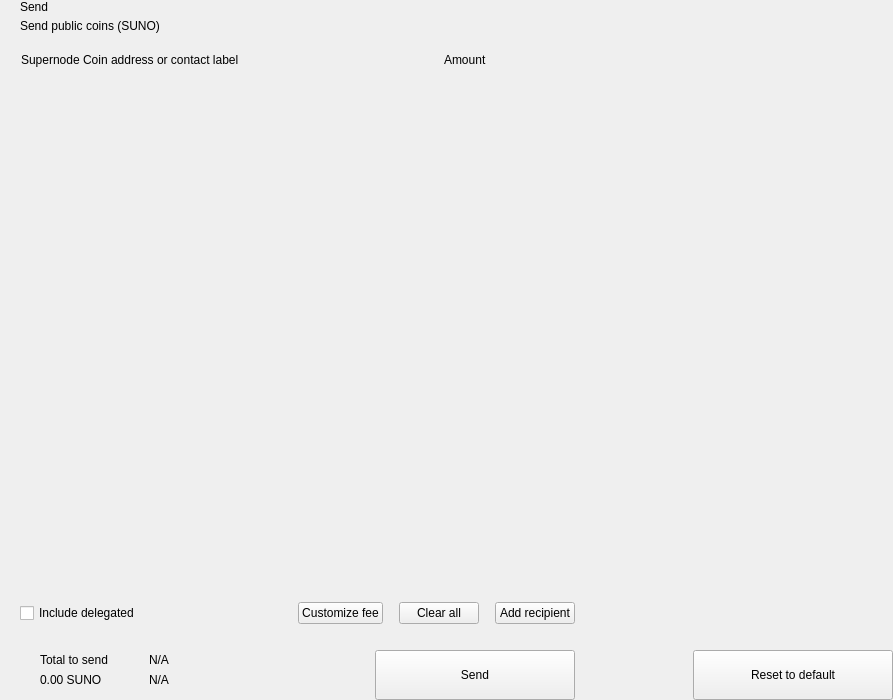
<?xml version="1.0" encoding="UTF-8"?>
<ui version="4.0">
 <class>send</class>
 <widget class="QWidget" name="send">
  <property name="geometry">
   <rect>
    <x>0</x>
    <y>0</y>
    <width>893</width>
    <height>700</height>
   </rect>
  </property>
  <property name="windowTitle">
   <string>Form</string>
  </property>
  <layout class="QHBoxLayout" name="horizontalLayout_2" stretch="2,1">
   <property name="spacing">
    <number>0</number>
   </property>
   <property name="leftMargin">
    <number>0</number>
   </property>
   <property name="topMargin">
    <number>0</number>
   </property>
   <property name="rightMargin">
    <number>0</number>
   </property>
   <property name="bottomMargin">
    <number>0</number>
   </property>
   <item>
    <widget class="QWidget" name="left" native="true">
     <layout class="QVBoxLayout" name="verticalLayout_3">
      <property name="spacing">
       <number>0</number>
      </property>
      <property name="leftMargin">
       <number>0</number>
      </property>
      <property name="topMargin">
       <number>0</number>
      </property>
      <property name="rightMargin">
       <number>0</number>
      </property>
      <property name="bottomMargin">
       <number>0</number>
      </property>
      <item>
       <layout class="QVBoxLayout" name="verticalLayout_22" stretch="0,0,0,1,0,0,0,0">
        <property name="spacing">
         <number>0</number>
        </property>
        <item>
         <layout class="QHBoxLayout" name="horizontalLayout_3">
          <property name="spacing">
           <number>0</number>
          </property>
          <property name="leftMargin">
           <number>20</number>
          </property>
          <property name="rightMargin">
           <number>20</number>
          </property>
          <item>
           <layout class="QVBoxLayout" name="verticalLayout">
            <property name="spacing">
             <number>5</number>
            </property>
            <item>
             <widget class="QLabel" name="labelTitle">
              <property name="text">
               <string>Send</string>
              </property>
              <property name="alignment">
               <set>Qt::AlignLeading|Qt::AlignLeft|Qt::AlignVCenter</set>
              </property>
             </widget>
            </item>
            <item>
             <widget class="QLabel" name="labelSubtitle1">
              <property name="text">
               <string>Send public coins (SUNO)</string>
              </property>
             </widget>
            </item>
           </layout>
          </item>
          <item>
           <spacer name="horizontalSpacer">
            <property name="orientation">
             <enum>Qt::Horizontal</enum>
            </property>
            <property name="sizeHint" stdset="0">
             <size>
              <width>40</width>
              <height>20</height>
             </size>
            </property>
           </spacer>
          </item>
         </layout>
        </item>
        <item>
         <spacer name="verticalSpacer_2">
          <property name="orientation">
           <enum>Qt::Vertical</enum>
          </property>
          <property name="sizeType">
           <enum>QSizePolicy::Fixed</enum>
          </property>
          <property name="sizeHint" stdset="0">
           <size>
            <width>20</width>
            <height>20</height>
           </size>
          </property>
         </spacer>
        </item>
        <item>
         <layout class="QHBoxLayout" name="horizontalLayout" stretch="6,0,2">
          <property name="spacing">
           <number>0</number>
          </property>
          <property name="leftMargin">
           <number>10</number>
          </property>
          <property name="topMargin">
           <number>0</number>
          </property>
          <property name="rightMargin">
           <number>20</number>
          </property>
          <property name="bottomMargin">
           <number>0</number>
          </property>
          <item>
           <widget class="QLabel" name="labelSubtitleAddress">
            <property name="styleSheet">
             <string notr="true">margin-left:8px;</string>
            </property>
            <property name="text">
             <string>Supernode Coin address or contact label</string>
            </property>
           </widget>
          </item>
          <item>
           <spacer name="horizontalSpacer_3">
            <property name="orientation">
             <enum>Qt::Horizontal</enum>
            </property>
            <property name="sizeType">
             <enum>QSizePolicy::Fixed</enum>
            </property>
            <property name="sizeHint" stdset="0">
             <size>
              <width>40</width>
              <height>1</height>
             </size>
            </property>
           </spacer>
          </item>
          <item>
           <widget class="QLabel" name="labelSubtitleAmount">
            <property name="text">
             <string>Amount</string>
            </property>
           </widget>
          </item>
         </layout>
        </item>
        <item>
         <widget class="QScrollArea" name="scrollArea">
          <property name="minimumSize">
           <size>
            <width>0</width>
            <height>350</height>
           </size>
          </property>
          <property name="styleSheet">
           <string notr="true">#scrollArea {
            background:transparent;
            margin-top:10px;
}</string>
          </property>
          <property name="horizontalScrollBarPolicy">
           <enum>Qt::ScrollBarAlwaysOff</enum>
          </property>
          <property name="sizeAdjustPolicy">
           <enum>QAbstractScrollArea::AdjustIgnored</enum>
          </property>
          <property name="widgetResizable">
           <bool>true</bool>
          </property>
          <property name="alignment">
           <set>Qt::AlignLeading|Qt::AlignLeft|Qt::AlignTop</set>
          </property>
          <widget class="QWidget" name="scrollAreaWidgetContents">
           <property name="geometry">
            <rect>
             <x>0</x>
             <y>0</y>
             <width>591</width>
             <height>16</height>
            </rect>
           </property>
           <property name="sizePolicy">
            <sizepolicy hsizetype="Preferred" vsizetype="Maximum">
             <horstretch>0</horstretch>
             <verstretch>0</verstretch>
            </sizepolicy>
           </property>
           <property name="autoFillBackground">
            <bool>false</bool>
           </property>
           <property name="styleSheet">
            <string notr="true">#scrollAreaWidgetContents {
             background:transparent;
             }</string>
           </property>
           <layout class="QVBoxLayout" name="verticalLayout_7">
            <property name="spacing">
             <number>0</number>
            </property>
            <property name="sizeConstraint">
             <enum>QLayout::SetDefaultConstraint</enum>
            </property>
            <property name="leftMargin">
             <number>0</number>
            </property>
            <property name="topMargin">
             <number>0</number>
            </property>
            <property name="rightMargin">
             <number>0</number>
            </property>
            <property name="bottomMargin">
             <number>0</number>
            </property>
           </layout>
          </widget>
         </widget>
        </item>
        <item>
         <spacer name="verticalSpacer_4">
          <property name="orientation">
           <enum>Qt::Vertical</enum>
          </property>
          <property name="sizeType">
           <enum>QSizePolicy::Fixed</enum>
          </property>
          <property name="sizeHint" stdset="0">
           <size>
            <width>20</width>
            <height>20</height>
           </size>
          </property>
         </spacer>
        </item>
        <item>
         <layout class="QHBoxLayout" name="horizontalLayout_20">
          <property name="spacing">
           <number>6</number>
          </property>
          <property name="leftMargin">
           <number>20</number>
          </property>
          <property name="rightMargin">
           <number>20</number>
          </property>
          <item>
           <widget class="QCheckBox" name="checkBoxDelegations">
            <property name="layoutDirection">
             <enum>Qt::LeftToRight</enum>
            </property>
            <property name="text">
             <string>Include delegated</string>
            </property>
           </widget>
          </item>
          <item>
           <spacer name="horizontalSpacer_4">
            <property name="orientation">
             <enum>Qt::Horizontal</enum>
            </property>
            <property name="sizeHint" stdset="0">
             <size>
              <width>10</width>
              <height>20</height>
             </size>
            </property>
           </spacer>
          </item>
          <item>
           <widget class="QPushButton" name="pushButtonFee">
            <property name="focusPolicy">
             <enum>Qt::NoFocus</enum>
            </property>
            <property name="text">
             <string>Customize fee</string>
            </property>
           </widget>
          </item>
          <item>
           <spacer name="horizontalSpacer_11">
            <property name="orientation">
             <enum>Qt::Horizontal</enum>
            </property>
            <property name="sizeType">
             <enum>QSizePolicy::Minimum</enum>
            </property>
            <property name="sizeHint" stdset="0">
             <size>
              <width>10</width>
              <height>20</height>
             </size>
            </property>
           </spacer>
          </item>
          <item>
           <widget class="QPushButton" name="pushButtonClear">
            <property name="focusPolicy">
             <enum>Qt::NoFocus</enum>
            </property>
            <property name="layoutDirection">
             <enum>Qt::RightToLeft</enum>
            </property>
            <property name="text">
             <string>Clear all</string>
            </property>
           </widget>
          </item>
          <item>
           <spacer name="horizontalSpacer_6">
            <property name="orientation">
             <enum>Qt::Horizontal</enum>
            </property>
            <property name="sizeType">
             <enum>QSizePolicy::Fixed</enum>
            </property>
            <property name="sizeHint" stdset="0">
             <size>
              <width>10</width>
              <height>20</height>
             </size>
            </property>
           </spacer>
          </item>
          <item>
           <widget class="QPushButton" name="pushButtonAddRecipient">
            <property name="focusPolicy">
             <enum>Qt::NoFocus</enum>
            </property>
            <property name="text">
             <string>Add recipient</string>
            </property>
           </widget>
          </item>
         </layout>
        </item>
        <item>
         <spacer name="verticalSpacer">
          <property name="orientation">
           <enum>Qt::Vertical</enum>
          </property>
          <property name="sizeType">
           <enum>QSizePolicy::Fixed</enum>
          </property>
          <property name="sizeHint" stdset="0">
           <size>
            <width>20</width>
            <height>16</height>
           </size>
          </property>
         </spacer>
        </item>
        <item>
         <layout class="QHBoxLayout" name="horizontalLayout_7">
          <property name="rightMargin">
           <number>20</number>
          </property>
          <item>
           <layout class="QHBoxLayout" name="horizontalLayout_10">
            <property name="spacing">
             <number>0</number>
            </property>
            <property name="leftMargin">
             <number>8</number>
            </property>
            <item>
             <widget class="QStackedWidget" name="stackedWidget">
              <property name="minimumSize">
               <size>
                <width>0</width>
                <height>60</height>
               </size>
              </property>
              <property name="maximumSize">
               <size>
                <width>16777215</width>
                <height>60</height>
               </size>
              </property>
              <widget class="QWidget" name="page1">
               <layout class="QVBoxLayout" name="verticalLayout_71" stretch="0">
                <property name="spacing">
                 <number>6</number>
                </property>
                <property name="leftMargin">
                 <number>12</number>
                </property>
                <property name="topMargin">
                 <number>0</number>
                </property>
                <property name="rightMargin">
                 <number>0</number>
                </property>
                <property name="bottomMargin">
                 <number>0</number>
                </property>
                <item>
                 <widget class="QWidget" name="coinWidget" native="true">
                  <property name="minimumSize">
                   <size>
                    <width>0</width>
                    <height>60</height>
                   </size>
                  </property>
                  <property name="maximumSize">
                   <size>
                    <width>16777215</width>
                    <height>60</height>
                   </size>
                  </property>
                  <layout class="QHBoxLayout" name="horizontalLayout_9">
                   <property name="spacing">
                    <number>0</number>
                   </property>
                   <property name="leftMargin">
                    <number>20</number>
                   </property>
                   <property name="topMargin">
                    <number>10</number>
                   </property>
                   <property name="rightMargin">
                    <number>20</number>
                   </property>
                   <property name="bottomMargin">
                    <number>10</number>
                   </property>
                   <item>
                    <layout class="QVBoxLayout" name="verticalSend">
                     <property name="spacing">
                      <number>0</number>
                     </property>
                     <item>
                      <widget class="QLabel" name="labelTitleTotalSend">
                       <property name="text">
                        <string>Total to send</string>
                       </property>
                      </widget>
                     </item>
                     <item>
                      <widget class="QLabel" name="labelAmountSend">
                       <property name="text">
                        <string notr="true">0.00 SUNO</string>
                       </property>
                      </widget>
                     </item>
                    </layout>
                   </item>
                   <item>
                    <spacer name="horizontalSpacer_9">
                     <property name="orientation">
                      <enum>Qt::Horizontal</enum>
                     </property>
                     <property name="sizeType">
                      <enum>QSizePolicy::Fixed</enum>
                     </property>
                     <property name="sizeHint" stdset="0">
                      <size>
                       <width>20</width>
                       <height>20</height>
                      </size>
                     </property>
                    </spacer>
                   </item>
                   <item>
                    <widget class="QLabel" name="labelLine">
                     <property name="minimumSize">
                      <size>
                       <width>1</width>
                       <height>0</height>
                      </size>
                     </property>
                     <property name="maximumSize">
                      <size>
                       <width>1</width>
                       <height>16777215</height>
                      </size>
                     </property>
                     <property name="text">
                      <string/>
                     </property>
                    </widget>
                   </item>
                   <item>
                    <spacer name="horizontalSpacer_10">
                     <property name="orientation">
                      <enum>Qt::Horizontal</enum>
                     </property>
                     <property name="sizeType">
                      <enum>QSizePolicy::Fixed</enum>
                     </property>
                     <property name="sizeHint" stdset="0">
                      <size>
                       <width>20</width>
                       <height>20</height>
                      </size>
                     </property>
                    </spacer>
                   </item>
                   <item>
                    <layout class="QVBoxLayout" name="verticalRemaining">
                     <property name="spacing">
                      <number>0</number>
                     </property>
                     <item>
                      <widget class="QLabel" name="labelTitleTotalRemaining">
                       <property name="text">
                        <string notr="true">N/A</string>
                       </property>
                      </widget>
                     </item>
                     <item>
                      <widget class="QLabel" name="labelAmountRemaining">
                       <property name="text">
                        <string notr="true">N/A</string>
                       </property>
                      </widget>
                     </item>
                    </layout>
                   </item>
                  </layout>
                 </widget>
                </item>
               </layout>
              </widget>
              <widget class="QWidget" name="page_2"/>
             </widget>
            </item>
           </layout>
          </item>
          <item>
           <spacer name="horizontalSpacer_5">
            <property name="orientation">
             <enum>Qt::Horizontal</enum>
            </property>
            <property name="sizeType">
             <enum>QSizePolicy::Expanding</enum>
            </property>
            <property name="sizeHint" stdset="0">
             <size>
              <width>40</width>
              <height>20</height>
             </size>
            </property>
           </spacer>
          </item>
          <item alignment="Qt::AlignBottom">
           <widget class="QPushButton" name="pushButtonSave">
            <property name="minimumSize">
             <size>
              <width>200</width>
              <height>50</height>
             </size>
            </property>
            <property name="maximumSize">
             <size>
              <width>200</width>
              <height>50</height>
             </size>
            </property>
            <property name="focusPolicy">
             <enum>Qt::NoFocus</enum>
            </property>
            <property name="text">
             <string>Send</string>
            </property>
           </widget>
          </item>
         </layout>
        </item>
       </layout>
      </item>
     </layout>
    </widget>
   </item>
   <item>
    <widget class="QWidget" name="right" native="true">
     <layout class="QVBoxLayout" name="verticalLayout_5">
      <property name="leftMargin">
       <number>0</number>
      </property>
      <property name="topMargin">
       <number>0</number>
      </property>
      <property name="rightMargin">
       <number>0</number>
      </property>
      <property name="bottomMargin">
       <number>0</number>
      </property>
      <item>
       <layout class="QVBoxLayout" name="verticalLayout_4">
        <property name="spacing">
         <number>6</number>
        </property>
        <item>
         <widget class="OptionButton" name="btnCoinControl" native="true">
          <property name="minimumSize">
           <size>
            <width>0</width>
            <height>50</height>
           </size>
          </property>
         </widget>
        </item>
        <item>
         <widget class="OptionButton" name="btnChangeAddress" native="true">
          <property name="minimumSize">
           <size>
            <width>0</width>
            <height>50</height>
           </size>
          </property>
         </widget>
        </item>
        <item>
         <widget class="OptionButton" name="btnUri" native="true">
          <property name="minimumSize">
           <size>
            <width>0</width>
            <height>50</height>
           </size>
          </property>
         </widget>
        </item>
        <item>
         <spacer name="verticalSpacer_5">
          <property name="orientation">
           <enum>Qt::Vertical</enum>
          </property>
          <property name="sizeHint" stdset="0">
           <size>
            <width>20</width>
            <height>40</height>
           </size>
          </property>
         </spacer>
        </item>
        <item>
         <layout class="QHBoxLayout" name="horizontalLayout_8">
          <item>
           <spacer name="horizontalSpacer_7">
            <property name="orientation">
             <enum>Qt::Horizontal</enum>
            </property>
            <property name="sizeHint" stdset="0">
             <size>
              <width>40</width>
              <height>20</height>
             </size>
            </property>
           </spacer>
          </item>
          <item>
           <widget class="QPushButton" name="pushButtonReset">
            <property name="minimumSize">
             <size>
              <width>200</width>
              <height>50</height>
             </size>
            </property>
            <property name="maximumSize">
             <size>
              <width>200</width>
              <height>50</height>
             </size>
            </property>
            <property name="focusPolicy">
             <enum>Qt::NoFocus</enum>
            </property>
            <property name="text">
             <string>Reset to default</string>
            </property>
           </widget>
          </item>
         </layout>
        </item>
       </layout>
      </item>
     </layout>
    </widget>
   </item>
  </layout>
 </widget>
 <customwidgets>
  <customwidget>
   <class>OptionButton</class>
   <extends>QWidget</extends>
   <header>qt/supernodecoin/optionbutton.h</header>
   <container>1</container>
  </customwidget>
 </customwidgets>
 <resources/>
 <connections/>
</ui>
